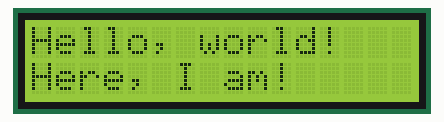
The sketch below on a simulated Arduino Uno, built with avr-gcc and run on an emulated ATmega328P. On the bench: 16×2 character LCD.

Above: at 0.1 s.
At 2.1 s:
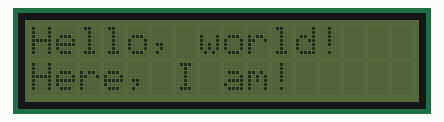

The sketch:

I2C_LCD.ino
```cpp
#include <Wire.h>
#include <LiquidCrystal_I2C.h>      // wichtig muss neuste DFRobot Bibliothek sein mit behobenem RESET Fehler

LiquidCrystal_I2C lcd(0x20,16,2);  // set the LCD address to 0x20 for a 16 chars and 2 line display
// LiquidCrystal_I2C lcd(0x27,16,2);     // ohne Adressbrücken fest 0x27; mit Adressbrücken default 0x20 (bis 0x27)

int backlightState = LOW;
long previousMillis = 0;
long interval = 1000;


void setup()
{
  lcd.init();                           // LCD aktivieren bzw initialisieren
  lcd.backlight();                      // Hintergrund Beleuchtung == EIN
  lcd.home();                           // Cursor in Grundstellung links oben
  lcd.setCursor(0,0);                   // Cursor in Position x,y; gezählt wird wieder von "0" ab
  lcd.print("Hello, world!");           // Text ausgeben
  lcd.setCursor(0,1);                   // Neue Position, hier Zeile 2
  lcd.print("Here, I am!");             // Text ausgeben
}  // setup

void loop()
{
  unsigned long currentMillis = millis();
  if (currentMillis - previousMillis > interval)  // Zeitintervall Steuerung statt Funktion "delay()"
  {
    previousMillis = currentMillis;               // für nächstes Intervall Alte Zeit auf neue Zeit setzen
    if (backlightState == LOW)                    // Hintergrundbeleuchtung blinken lassen
    {
      backlightState = HIGH;
      lcd.backlight();
    }  // if
    else
    {
      backlightState = LOW;
      lcd.noBacklight();
    }  // else
  }  // if
}  // loop
```

Measured:
- what the display in image 1 shows lasts 1.0 s, from 2.0 s to 3.0 s
